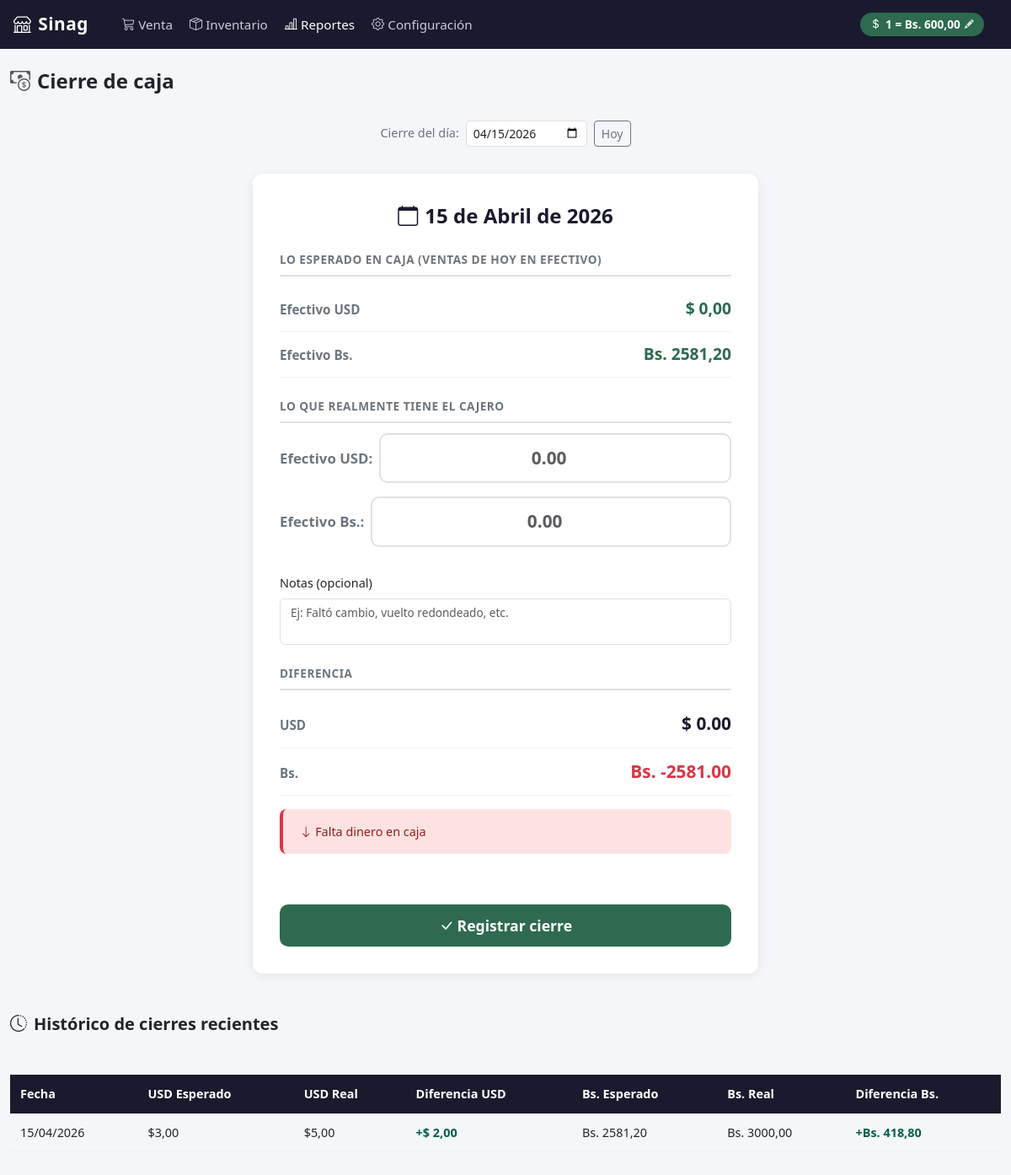
The app's page /reportes/cierre/ with its own data.
### configuracion/models.py (models this page shows, shortened)
class Empresa(models.Model):
    nombre = models.CharField(max_length=200)
    rif = models.CharField(max_length=20)
    telefono = models.CharField(max_length=20, blank=True)
    direccion = models.TextField(blank=True)
    logo = models.ImageField(upload_to='empresa/', blank=True, null=True)
    class Meta:
        verbose_name = 'Empresa'

class Moneda(models.Model):
    tasa_cambio = models.DecimalField(max_digits=12, decimal_places=2)
    simbolo = models.CharField(max_length=5, default='Bs')
    ultima_actualizacion = models.DateTimeField(auto_now=True)
    class Meta:
        verbose_name = 'Moneda'
        verbose_name_plural = 'Moneda'

### reportes/models.py (models this page shows, shortened)
class CierreCaja(models.Model):
    fecha_cierre = models.DateTimeField(auto_now_add=True)
    fecha = models.DateField()  # Día del que se cierra
    efectivo_usd_esperado = models.DecimalField(max_digits=10, decimal_places=2, default=0)
    efectivo_bs_esperado = models.DecimalField(max_digits=14, decimal_places=2, default=0)
    efectivo_usd_real = models.DecimalField(max_digits=10, decimal_places=2)
    efectivo_bs_real = models.DecimalField(max_digits=14, decimal_places=2)
    diferencia_usd = models.DecimalField(max_digits=10, decimal_places=2, default=0)
    diferencia_bs = models.DecimalField(max_digits=14, decimal_places=2, default=0)
    notas = models.TextField(blank=True)
    class Meta:
        verbose_name = 'Cierre de caja'
        verbose_name_plural = 'Cierres de caja'
        ordering = ['-fecha_cierre']
        unique_together = [['fecha']]  # Solo un cierre por día

### reportes/views.py (the view)
# urls.py: path('cierre/', views.cierre_caja, name='cierre_caja'),
def cierre_caja(request):
    fecha_str = request.GET.get('fecha', '')
    try:
        fecha = date.fromisoformat(fecha_str)
    except ValueError:
        fecha = timezone.localdate()
    ventas_efectivo = Venta.objects.filter(
        fecha__date=fecha,
        estado='COMPLETADA',
        metodo_pago__in=['EFECTIVO_USD', 'EFECTIVO_BS']
    )
    efectivo_usd_esperado = sum(
        float(v.total_usd) for v in ventas_efectivo if v.metodo_pago == 'EFECTIVO_USD'
    )
    efectivo_bs_esperado = sum(
        float(v.total_bs) for v in ventas_efectivo if v.metodo_pago == 'EFECTIVO_BS'
    )
    cierre_existente = CierreCaja.objects.filter(fecha=fecha).first()
    historico = CierreCaja.objects.order_by('-fecha')[:10]
    moneda = Moneda.objects.first()
    empresa = Empresa.objects.first()
    return render(request, 'reportes/cierre_caja.html', {
        'fecha': fecha,
        'efectivo_usd_esperado': efectivo_usd_esperado,
        'efectivo_bs_esperado': efectivo_bs_esperado,
        'cierre_existente': cierre_existente,
        'historico': historico,
        'moneda': moneda,
        'empresa': empresa,
        'tasa': moneda.tasa_cambio if moneda else None,
    })

### templates/reportes/cierre_caja.html (shortened to what this page needs)
{% extends "base.html" %}
{% block nav_reportes %}active{% endblock %}
{% block contenido %}
<div style="margin-bottom: 2rem;">
  <h4 class="fw-bold">
    <i class="bi bi-cash-coin me-2 text-muted"></i>Cierre de caja
  </h4>
</div>
<div style="text-align: center; margin-bottom: 2rem;">
  <form method="get" style="display: flex; justify-content: center; gap: .5rem; align-items: center;">
    <label style="font-size: .9rem; color: #6c757d;">Cierre del día:</label>
    <input type="date" name="fecha" value="{{ fecha|date:'Y-m-d' }}"
           class="form-control form-control-sm" style="width: auto; max-width: 180px;"
           onchange="this.form.submit()">
    <a href="?fecha={{ today|date:'Y-m-d' }}" class="btn btn-sm btn-outline-secondary">Hoy</a>
  </form>
</div>
<div class="cierre-card">
  <div class="cierre-titulo">
    <i class="bi bi-calendar me-2"></i>{{ fecha.day }} de {{ fecha|date:"F" }} de {{ fecha.year }}
  </div>
  <div class="seccion">
    <div class="seccion-titulo">Lo esperado en caja (ventas de hoy en efectivo)</div>
    <div class="fila-monto esperado">
      <span class="label">Efectivo USD</span>
      <span class="valor" id="display-usd-esperado">$ {{ efectivo_usd_esperado|floatformat:2 }}</span>
    </div>
    <div class="fila-monto esperado">
      <span class="label">Efectivo Bs.</span>
      <span class="valor" id="display-bs-esperado">Bs. {{ efectivo_bs_esperado|floatformat:2 }}</span>
    </div>
  </div>
  <div class="seccion">
    <div class="seccion-titulo">Lo que realmente tiene el cajero</div>
    <div class="input-moneda">
      <label for="cierre-usd">Efectivo USD:</label>
      <input type="number" id="cierre-usd" class="form-control input-monto" placeholder="0.00" min="0" step="0.01">
    </div>
    <div class="input-moneda">
      <label for="cierre-bs">Efectivo Bs.:</label>
      <input type="number" id="cierre-bs" class="form-control input-monto" placeholder="0.00" min="0" step="0.01">
    </div>
    <label class="form-label" style="font-size: .9rem; margin-top: 1rem;">Notas (opcional)</label>
    <textarea id="cierre-notas" class="form-control" rows="2" placeholder="Ej: Faltó cambio, vuelto redondeado, etc." style="font-size: .85rem; resize: none;"></textarea>
  </div>
  <div class="seccion">
    <div class="seccion-titulo">Diferencia</div>
    <div class="fila-monto diferencia" id="fila-dif-usd">
      <span class="label">USD</span>
      <span class="valor" id="valor-dif-usd">$ 0.00</span>
    </div>
    <div class="fila-monto diferencia" id="fila-dif-bs">
      <span class="label">Bs.</span>
      <span class="valor" id="valor-dif-bs">Bs. 0.00</span>
    </div>
    <div id="alerta-dif" class="alerta-diferencia cero" style="display: none;">
      <span id="texto-alerta"></span>
    </div>
  </div>
  <div id="cierre-feedback" class="cierre-feedback text-danger"></div>
  <button class="btn-cierre" id="btn-guardar-cierre">
    <i class="bi bi-check-lg me-1"></i>Registrar cierre
  </button>
</div>
{% if historico %}
<div style="margin-top: 3rem;">
  <h5 class="fw-bold mb-3"><i class="bi bi-clock-history me-2"></i>Histórico de cierres recientes</h5>
  <div style="overflow-x: auto;">
    <table class="tabla-historico">
      <thead>
        <tr>
          <th>Fecha</th>
          <th>USD Esperado</th>
          <th>USD Real</th>
          <th>Diferencia USD</th>
          <th>Bs. Esperado</th>
          <th>Bs. Real</th>
          <th>Diferencia Bs.</th>
        </tr>
      </thead>
      <tbody>
        {% for c in historico %}
        <tr>
          <td>{{ c.fecha|date:"d/m/Y" }}</td>
          <td>${{ c.efectivo_usd_esperado|floatformat:2 }}</td>
          <td>${{ c.efectivo_usd_real|floatformat:2 }}</td>
          <td style="color: {% if c.diferencia_usd >= 0 %}#065f46{% else %}#dc3545{% endif %}; font-weight: 700;">
            {% if c.diferencia_usd >= 0 %}+{% endif %}$ {{ c.diferencia_usd|floatformat:2 }}
          </td>
          <td>Bs. {{ c.efectivo_bs_esperado|floatformat:2 }}</td>
          <td>Bs. {{ c.efectivo_bs_real|floatformat:2 }}</td>
          <td style="color: {% if c.diferencia_bs >= 0 %}#065f46{% else %}#dc3545{% endif %}; font-weight: 700;">
            {% if c.diferencia_bs >= 0 %}+{% endif %}Bs. {{ c.diferencia_bs|floatformat:2 }}
          </td>
        </tr>
        {% endfor %}
      </tbody>
    </table>
  </div>
</div>
{% endif %}
{% endblock %}

### templates/base.html (shortened to what this page needs)
<!DOCTYPE html>
<html lang="es">
<head>
  <link href="https://cdn.jsdelivr.net/npm/bootstrap@5.3.3/dist/css/bootstrap.min.css" rel="stylesheet">
  <link href="https://cdn.jsdelivr.net/npm/bootstrap-icons@1.11.3/font/bootstrap-icons.min.css" rel="stylesheet">
</head>
<body>
  <nav class="navbar navbar-expand-lg navbar-pos px-3">
    <a class="navbar-brand" href="{% url 'pos:venta' %}">
      <i class="bi bi-shop me-2"></i>{{ empresa.nombre|default:"POS Core" }}
    </a>
    <div class="collapse navbar-collapse" id="navMenu">
      <ul class="navbar-nav me-auto ms-3 gap-1">
        <li class="nav-item">
          <a class="nav-link {% block nav_venta %}{% endblock %}" href="{% url 'pos:venta' %}">
            <i class="bi bi-cart3 me-1"></i>Venta
          </a>
        </li>
        <li class="nav-item">
          <a class="nav-link {% block nav_inventario %}{% endblock %}" href="{% url 'inventario:index' %}">
            <i class="bi bi-box-seam me-1"></i>Inventario
          </a>
        </li>
        <li class="nav-item">
          <a class="nav-link {% block nav_reportes %}{% endblock %}" href="{% url 'reportes:index' %}">
            <i class="bi bi-bar-chart-line me-1"></i>Reportes
          </a>
        </li>
        <li class="nav-item">
          <a class="nav-link {% block nav_config %}{% endblock %}" href="#">
            <i class="bi bi-gear me-1"></i>Configuración
          </a>
        </li>
      </ul>
      <button
        class="tasa-badge me-3 {% if not tasa %}sin-tasa{% endif %}"
        id="btn-abrir-tasa"
        data-bs-toggle="modal"
        data-bs-target="#modalTasa"
        title="Clic para actualizar tasa BCV"
      >
        <i class="bi bi-currency-dollar"></i>
        <span id="tasa-navbar-texto">
          {% if tasa %}1 = Bs. {{ tasa }}{% else %}Sin tasa — clic para configurar{% endif %}
        </span>
        <i class="bi bi-pencil-fill"></i>
      </button>
    </div>
  </nav>
  <div class="content-wrapper container-fluid">
    {% block contenido %}{% endblock %}
  </div>
</body>
</html>

### templates/base.html (style rules this page uses)
body { font-family: 'Segoe UI', system-ui, sans-serif; font-size: 1.05rem; background-color: #f4f6f9; }
.navbar-pos { background-color: #1a1a2e; min-height: 58px; }
.navbar-pos .navbar-brand { font-size: 1.3rem; font-weight: 700; color: #ffffff; letter-spacing: 0.5px; }
.navbar-pos .nav-link { color: #c8cdd8; font-size: 0.95rem; }
.navbar-pos .nav-link:hover, .navbar-pos .nav-link.active { color: #ffffff; }
.tasa-badge { background-color: #2d6a4f; color: #fff; font-size: 0.85rem; padding: 4px 12px; border-radius: 20px; font-weight: 600; cursor: pointer; border: none; transition: background-color 0.15s; display: flex; align-items: center; gap: 5px; }
.tasa-badge .bi-pencil-fill { font-size: 0.7rem; opacity: 0.8; }
.content-wrapper { padding-top: 1.5rem; padding-bottom: 2rem; }

### templates/reportes/cierre_caja.html (style rules this page uses)
.cierre-card { background: #fff; border-radius: 12px; padding: 2rem; box-shadow: 0 2px 12px rgba(0,0,0,0.07); max-width: 600px; margin: 0 auto; }
.cierre-titulo { font-size: 1.5rem; font-weight: 800; color: #1a1a2e; margin-bottom: 1.5rem; text-align: center; }
.fila-monto { display: flex; justify-content: space-between; align-items: baseline; padding: 0.75rem 0; border-bottom: 1px solid #f0f0f0; font-size: 0.95rem; }
.fila-monto .label { color: #6c757d; font-weight: 600; }
.fila-monto .valor { font-size: 1.2rem; font-weight: 700; color: #1a1a2e; }
.fila-monto.esperado .valor { color: #2d6a4f; }
.fila-monto.diferencia .valor { font-size: 1.3rem; }
.fila-monto.diferencia.negativo .valor { color: #dc3545; }
.seccion { margin-bottom: 1.5rem; }
.seccion-titulo { font-size: .85rem; font-weight: 700; color: #6c757d; text-transform: uppercase; letter-spacing: .5px; margin-bottom: 0.75rem; padding-bottom: 0.5rem; border-bottom: 2px solid #dee2e6; }
.input-monto { font-size: 1.3rem; font-weight: 700; text-align: center; padding: 0.75rem; border: 2px solid #dee2e6; border-radius: 10px; }
.input-moneda { display: flex; align-items: center; gap: 0.5rem; margin-bottom: 1rem; }
.input-moneda label { font-weight: 600; color: #6c757d; min-width: 100px; margin-bottom: 0; }
.input-moneda input { flex: 1; }
.cierre-feedback { font-size: .85rem; min-height: 1.2rem; margin-top: 1rem; text-align: center; }
.tabla-historico { width: 100%; font-size: .9rem; margin-top: 2rem; }
.tabla-historico thead th { background: #1a1a2e; color: #fff; font-weight: 600; padding: 0.75rem; text-align: left; border: none; }
.tabla-historico tbody td { padding: 0.75rem; border-bottom: 1px solid #f0f0f0; }
.btn-cierre { width: 100%; padding: 0.75rem; font-size: 1.1rem; font-weight: 700; background-color: #2d6a4f; color: #fff; border: none; border-radius: 10px; margin-top: 1rem; transition: background-color 0.15s; }
.alerta-diferencia { padding: 1rem; border-radius: 8px; margin-top: 1rem; font-size: .9rem; }
.alerta-diferencia.negativo { background: #fee2e2; color: #991b1b; border-left: 4px solid #dc3545; }

### records on screen
Empresa: nombre "Sinag"
Moneda: tasa_cambio "600,00"
CierreCaja: fecha "15/04/2026", efectivo_usd_esperado "3,00", efectivo_usd_real "5,00", diferencia_usd "2,00", efectivo_bs_esperado "2581,20", efectivo_bs_real "3000,00", diferencia_bs "418,80"

### other values on screen
{{ fecha.day }} "15"
{{ fecha|date:"F" }} "Abril"
{{ fecha.year }} "2026"
{{ efectivo_usd_esperado|floatformat:2 }} "0,00"
{{ efectivo_bs_esperado|floatformat:2 }} "2581,20"
